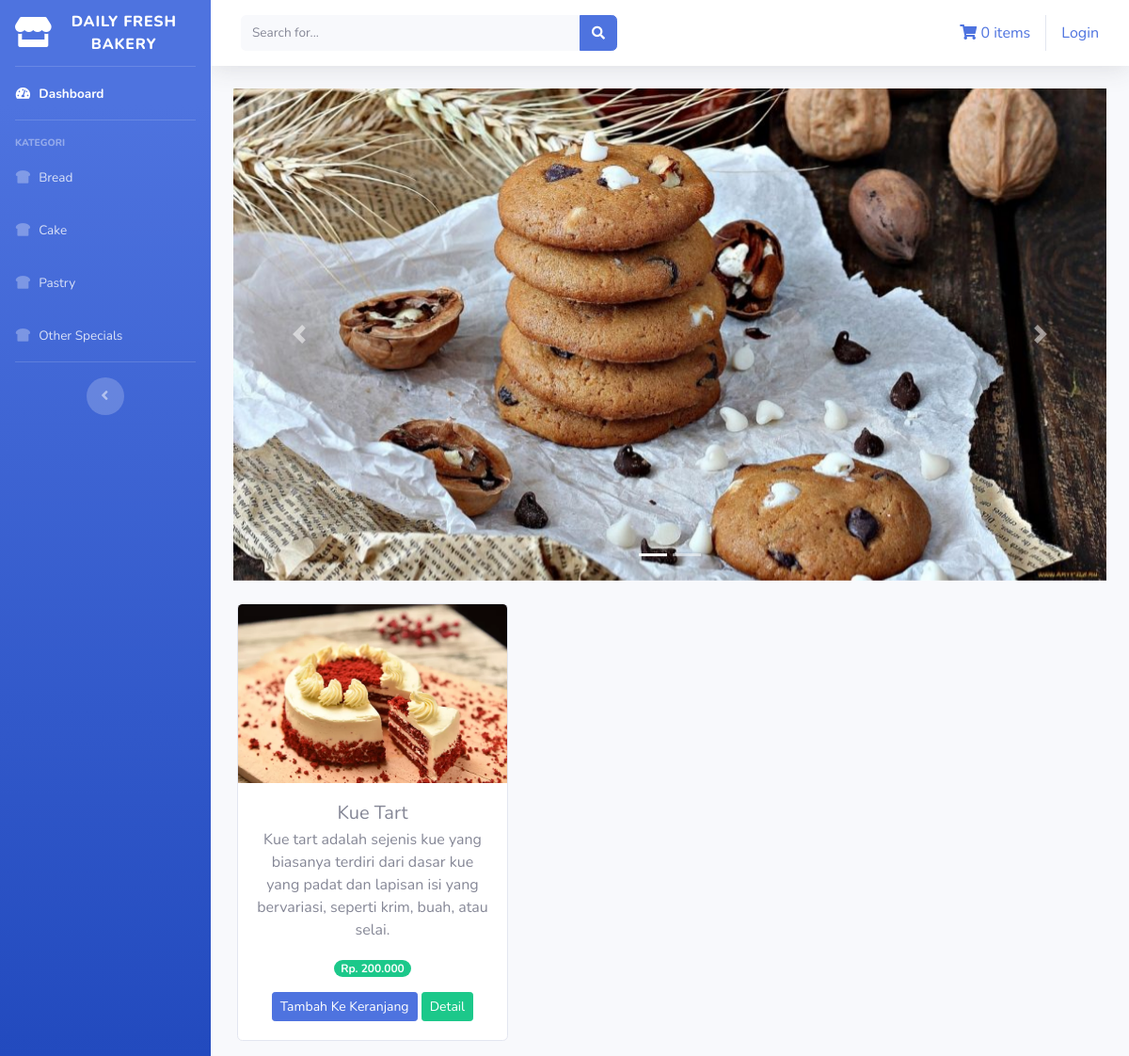
The page /index.php/kategori/cake on the database its author committed.
### tables this page shows
CREATE TABLE `tb_barang` (
  `id_brg` int(11) NOT NULL,
  `nama_brg` varchar(256) NOT NULL,
  `keterangan` varchar(256) NOT NULL,
  `kategori` varchar(256) NOT NULL,
  `harga` int(11) NOT NULL,
  `stok` int(50) NOT NULL,
  `gambar` text NOT NULL
);

### application/controllers/kategori.php (called while the page is built, shortened)
<?php
class Kategori extends CI_Controller
{
	public function cake()
	{
		$this->load->model('model_kategori');
		$data['cake'] = $this->model_kategori->data_cake()->result();
		$this->load->view('templates/header');
		$this->load->view('templates/sidebar');
		$this->load->view('cake', $data);
		$this->load->view('templates/footer');
	}
}

### index.php (called while the page is built, shortened)
<?php
require_once BASEPATH.'core/CodeIgniter.php';

### application/models/model_kategori.php (called while the page is built, shortened)
<?php
class Model_kategori extends CI_Model
{
	public function data_cake()
	{
		return $this->db->get_where('tb_barang',array('kategori' => 'cake'));
	}
}

### application/views/cake.php (the view, shortened to what this page needs)
<div class="container-fluid">
    <div id="carouselExampleIndicators" class="carousel slide">
        <ol class="carousel-indicators">
            <li data-target="#carouselExampleIndicators" data-slide-to="0" class="active"></li>
            <li data-target="#carouselExampleIndicators" data-slide-to="1"></li>
        </ol>
        <div class="carousel-inner">
            <div class="carousel-item active">
                <img src="<?php echo base_url('assets/img/slider5.jpg'); ?>" class="d-block w-100" alt="...">
            </div>
        </div>
        <a class="carousel-control-prev" href="#carouselExampleIndicators" role="button" data-slide="prev">
            <span class="carousel-control-prev-icon" aria-hidden="true"></span>
        </a>
        <a class="carousel-control-next" href="#carouselExampleIndicators" role="button" data-slide="next">
            <span class="carousel-control-next-icon" aria-hidden="true"></span>
        </a>
    </div>
    <div class="row text-center mt-4">
        <?php foreach ($cake as $brg) : ?>
            <div class="card ml-3 mb-3" style="width: 18rem;">
                <img src="<?php echo base_url('uploads/') . $brg->gambar ?>" class="card-img-top" alt="...">
                <div class="card-body">
                    <h5 class="card-title mb-1"><?php echo $brg->nama_brg ?></h5>
                    <p class="card-text"><?php echo $brg->keterangan ?></p>
                    <span class="badge badge-pill badge-success mb-3">Rp. <?php echo number_format($brg->harga, 0, ',', '.') ?></span><br>
                    <a href="<?php echo base_url('dashboard/tambah_ke_keranjang/') . $brg->id_brg ?>" class="btn btn-sm btn-primary">Tambah Ke Keranjang</a>
                    <a href="<?php echo base_url('dashboard/detail/') . $brg->id_brg ?>" class="btn btn-sm btn-success">Detail</a>
                </div>
            </div>
        <?php endforeach; ?>
    </div>

### rows shown on the page
tb_barang: gambar (picture), nama_brg "Kue Tart", keterangan "Kue tart adalah sejenis kue yang biasanya terdiri dari dasar kue yang padat dan lapisan isi yang bervariasi, seperti krim, buah, atau selai.", harga "200.000"

### other values the page prints
anchor('auth/login', 'Login') "Login"
